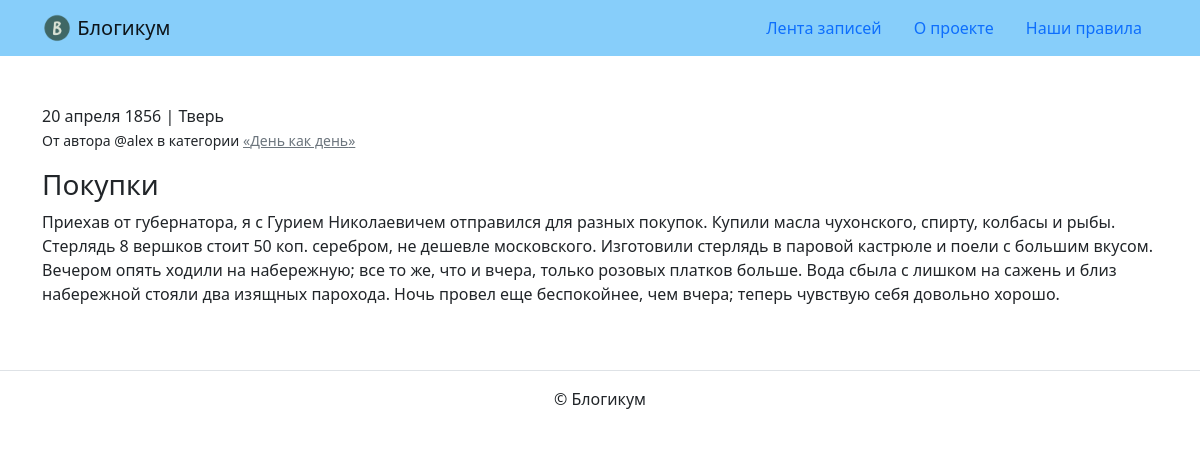
Screenshot of /posts/23/ with the database file from the repository.
### blog/models.py (models this page shows, shortened)
class Post(IsPublishedModel):
    title = models.CharField(
        max_length=256,
        verbose_name='Заголовок'
    )
    text = models.TextField(
        verbose_name='Текст'
    )
    pub_date = models.DateTimeField(
        verbose_name='Дата и время публикации',
        help_text='Если установить дату и время в будущем '
                  '— можно делать отложенные публикации.'
    )
    author = models.ForeignKey(
        User,
        on_delete=models.CASCADE,
        verbose_name='Автор публикации',
        related_name='posts',
    )
    category = models.ForeignKey(
        'Category',
        on_delete=models.CASCADE,
        null=True,
        verbose_name='Категория',
        related_name='posts',
    )
    location = models.ForeignKey(
        'Location',
        on_delete=models.SET_NULL,
        null=True,
        verbose_name='Местоположение',
        related_name='posts',
    )
    class Meta:
        ordering = ('-pub_date',)
        verbose_name = 'публикация'
        verbose_name_plural = 'Публикации'

class Location(IsPublishedModel):
    name = models.CharField(
        max_length=256,
        verbose_name='Название места'
    )
    class Meta:
        ordering = ('name',)
        verbose_name = 'местоположение'
        verbose_name_plural = 'Местоположения'

class Category(IsPublishedModel):
    title = models.CharField(
        max_length=256,
        verbose_name='Заголовок'
    )
    description = models.TextField(
        verbose_name='Описание'
    )
    slug = models.SlugField(
        max_length=64,
        unique=True,
        verbose_name='Идентификатор',
        help_text=('Идентификатор страницы для URL; разрешены символы'
                   ' латиницы, цифры, дефис и подчёркивание.')
    )
    class Meta:
        ordering = ('title',)
        verbose_name = 'категория'
        verbose_name_plural = 'Категории'

### blog/views.py (the view)
def post_detail(request, post_id):
    template = 'blog/detail.html'
    post = get_posts(Post.objects).filter(
        id=post_id, category__is_published=True)
    if post:
        context = {'post': post[0]}
        return render(request, template, context)
    return HttpResponseNotFound('404')

### blog/views.py (called while the page is built)
def get_posts(post_objects):
    return post_objects.select_related(
        'location',
        'author',
        'category'
    ).filter(
        pub_date__lt=datetime.now(),
        is_published=True
    )

### templates/blog/detail.html (shortened to what this page needs)
{% extends "base.html" %}
{% block content %}
  <article>
    <p>{{ post.pub_date|date:"d E Y" }} | {% if post.location and post.location.is_published %}{{ post.location.name }}{% else %}Планета Земля{% endif %}<br>
      <small>От автора @{{ post.author.username }} в категории {% include "includes/category_link.html" %}</small></p>
    <h3>{{ post.title }}</h3>
    <p>{{ post.text|linebreaksbr }}</p>
  </article>
{% endblock %}

### templates/includes/category_link.html
<a class="text-muted" href="{% url 'blog:category_posts' post.category.slug %}">
  «{{ post.category.title }}»
</a>

### rows the page displays
Post: pub_date "20 апреля 1856", location.name "Тверь", author.username "alex", category "День как день", title "Покупки", text "Приехав от губернатора, я с Гурием Николаевичем отправился для разных покупок. Купили масла чухонского, спирту, колбасы и рыбы. Стерлядь 8 вершков стоит 50 коп. серебром, не дешевле московского. Изготовили стерлядь в паровой кастрюле и поели с большим вкусом. Вечером опять ходили на набережную; все то же, что и вчера, только розовых платков больше. Вода сбыла с лишком на сажень и близ набережной стояли два изящных парохода. Ночь провел еще беспокойнее, чем вчера; теперь чувствую себя довольно хорошо."
